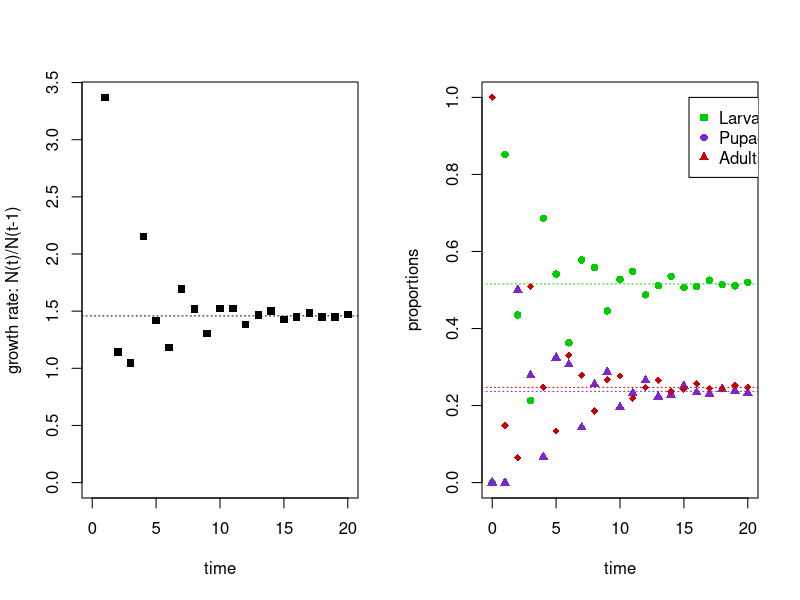

Write the R code that produced this figure.
##
## General note on program comments:
##
## Comments with "##" are standard to all my programs.
## Comments with "#" are descriptive of the specific program.
## Comments with "#." are lines of program code that can be used by deleting the "#.".
##

##
## General note on program structure:
## 
## It is generally best to look at the program elements in this order:
##  1. INTRODUCTION
##  2. OUTPUT
##  3. DATA
##  4. INITIALIZATION
##  5. MAIN PROGRAM
##  6. FUNCTIONS
##

##
## INTRODUCTION
##

# This program simulates the growth of the boxbug population
#   using a stage-structured model.

##
## DATA
##
## Import any data from files.
## Give values to any fixed parameters.
##

f <- 2.87    # average number of offspring per adult per day
a <- .5   # fraction of adults that survive each day
p <- .67   # fraction of larvae that pupate each day
s <- .083  # fraction of larvae that survive without pupating each day
L0 <- 0   # initial number of larvae
P0 <- 0   # initial number of pupae
A0 <- 1   # initial number of adults
T <- 20   # total number of days

##
## INITIALIZATION
##
## Set up any running variables that need to have a starting value.
## Create any needed data structures.
##

V <- matrix(0,nrow=3,ncol=T+1)	# V[i,j] is stage i at time j-1
V[1,1] <- 0
V[2,1] <- 0
V[3,1] <- 1
M <- matrix(0,nrow=3,ncol=3)
M[1,1] <- s
M[2,1] <- p
M[3,2] <- 1
M[3,3] <- a
M[1,3] <- f
U <- matrix(0,nrow=3,ncol=T+1)	# U[i,j] is proportion of i at t=j-1

##
## FUNCTIONS
##
## Define any functions that the main program requires.
## Calculations that need to repeated at different points of a program should be
##   coded as functions.
##

##
## MAIN PROGRAM
##
## Perform the computations, using functions as needed.
##

for (t in 1:T){	# new time value
	n <- t	# column of the old population values
	k <- t+1	# column of the new population values
	V[,k] <- M %*% V[,n]  # calculate new population values
	}
N <- colSums(V)		# total population at times 0, 1, etc
R <- N[2:(T+1)]/N[1:T]	# N1/N0, N2/N1, etc
for (j in 1:(T+1)) U[,j] <- V[,j]/N[j]

result <- eigen(M)
lambda1 <- Re(result$values[1])
ratios <- Re(result$vectors[,1]/result$vectors[3,1])

##
## OUTPUT
##
## Create any needed graphs.
## Display key results.
##

par(mfrow=c(1,2))

# plot 1

plot(1:T, R[1:T], pch=15, xlim=(c(0,T)), ylim=(c(0,max(R))), xlab="time", ylab="growth rate: N(t)/N(t-1)")
abline(h=lambda1, lty=3)

# plot 2

plot(0:T, U[1,], pch=16, col="green3", ylim=(c(0,1)), xlab="time", ylab="proportions")
points(0:T, U[2,], pch=17, col="purple3")
points(0:T, U[3,], pch=18, col="red3")
abline(h=ratios[1]/sum(ratios), lty=3, col="green3")
abline(h=ratios[2]/sum(ratios), lty=3, col="purple3")
abline(h=ratios[3]/sum(ratios), lty=3, col="red3")
legend(0.77*T,1,legend=c("Larvae","Pupae","Adults"),pch=c(15,16,17),col=c("green3","purple3","red3"))
#	[* The legend location may need to be adjusted. *]

lambda1
ratios

